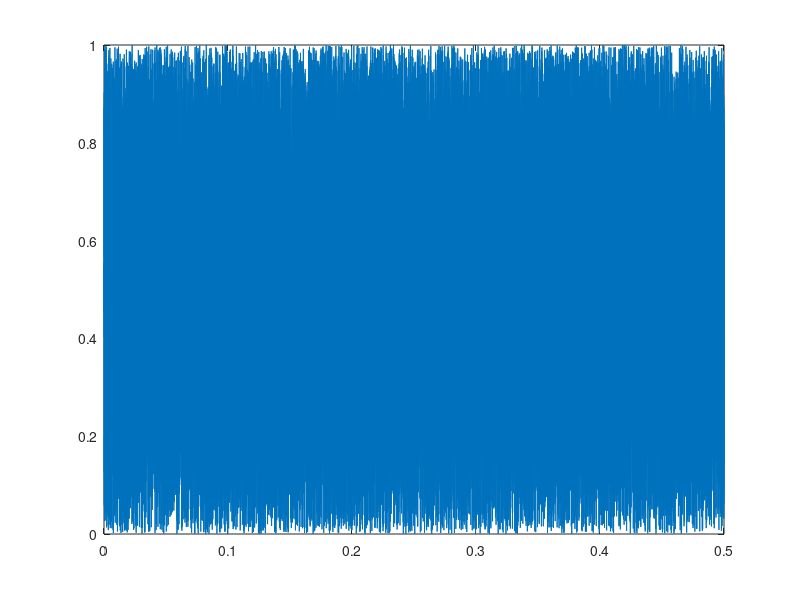

MATLAB code for this plot:
close; clear; clc;
%% Q1. Display 4th using FOR loop;
z = [5,4,3,2,1];
for i=1:length(z) % for i=1:5:
    if i == 4
        disp(z(i))
    end
end

%% Q2. random noise 0.5s, 44100Hz
f = 44100;
t = linspace(0,0.5,0.5*f);
SignalNoize = rand(length(t),1);
plot(t,SignalNoize);

%% Q3. root mean square
X = [1 2 3 4 5 6 7];
sum = 0;
for i = 1:length(X)
    sum = sum + X(i)*X(i);
end
mean = sum/length(X);
rms = sqrt(mean);
disp(rms);